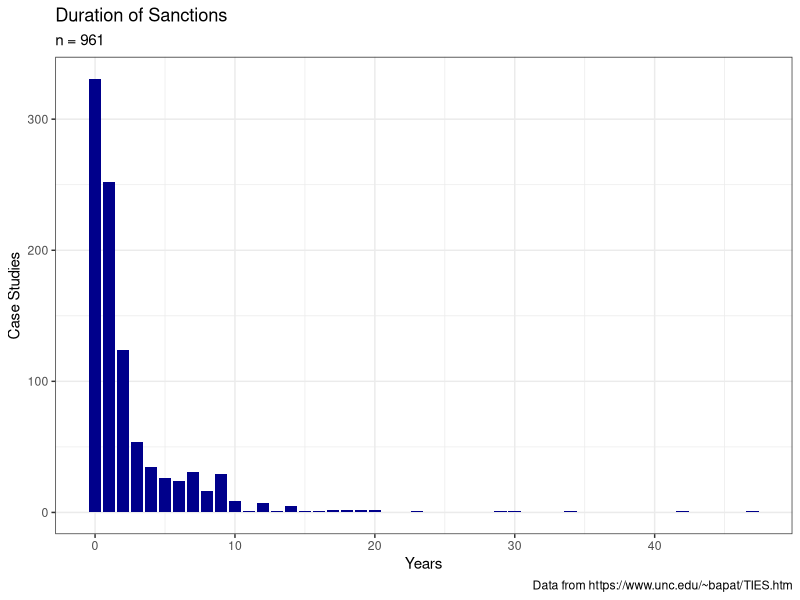
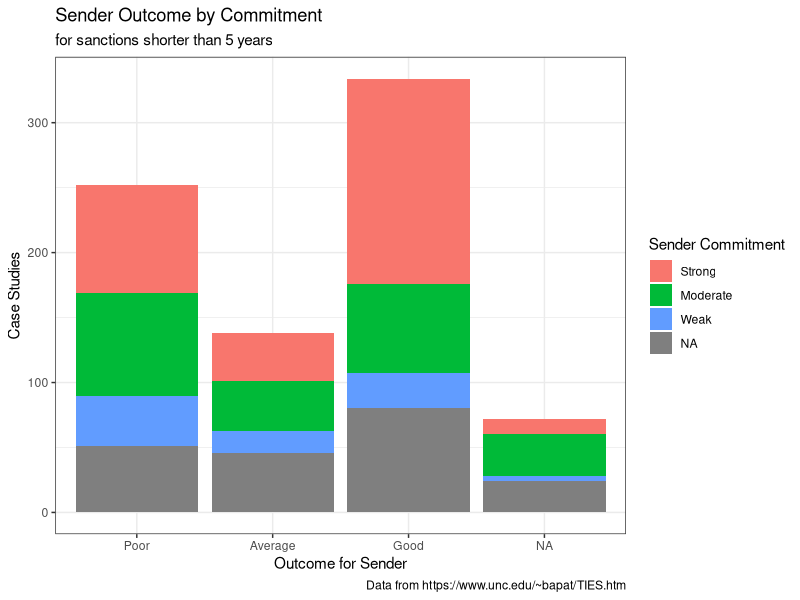
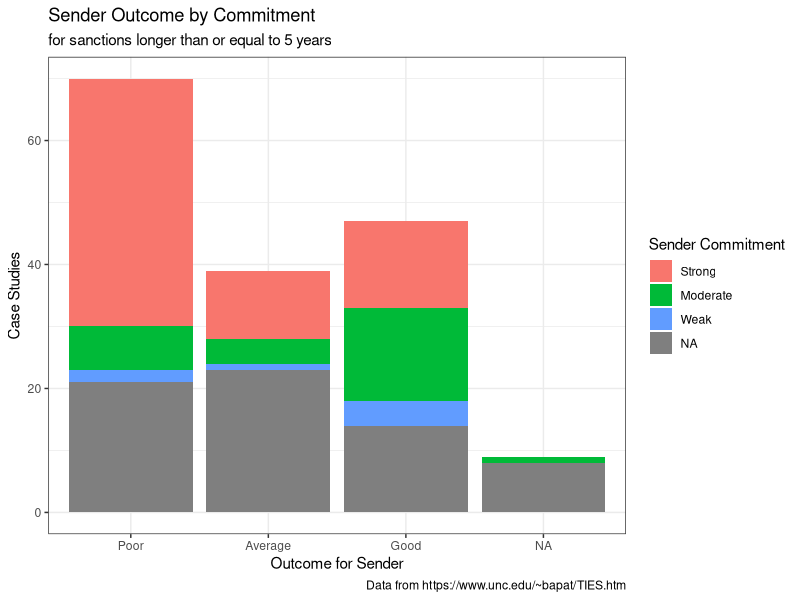

The R source for these figures, in order:
# Import libraries
library(ggplot2)
library(dplyr)

# Load dataframe
df <- read.csv("sanctions.csv")

# Changing blanks to NAs
df[df==""] <- NA

# Creating new variables
df["Outcome for Sender"] <- as.factor(ifelse(df$settlementnaturesender>=7, "Good", 
                                             ifelse(df$settlementnaturesender<=4, "Poor", "Average")))
df["Outcome for Target"] <- as.factor(ifelse(df$settlementnaturetarget>=7, "Good", 
                                             ifelse(df$settlementnaturetarget<=4, "Poor", "Average")))
df["Sender Commitment"] <- as.factor(ifelse(df$scommit==1, "Weak", ifelse(df$scommit==2, "Moderate", "Strong")))
df["Length [in years]"] <- df$endyear - df$startyear
df["Length of Sactions"] <- as.factor(ifelse(df$`Length [in years]`<5, "< 5 years", ">= 5 years"))
# Sorting the factors
df$`Outcome for Sender` <- factor(df$`Outcome for Sender`, levels = c("Poor", "Average", "Good"))
df$`Outcome for Target` <- factor(df$`Outcome for Target`, levels = c("Poor", "Average", "Good"))
df$`Sender Commitment` <- factor(df$`Sender Commitment`, levels = c("Strong", "Moderate", "Weak"))
df$`Length of Sactions` <- factor(df$`Length of Sactions`, levels = c("< 5 years", ">= 5 years"))

# Length of sanctions
# Mean
sanction_mean <- mean(df$`Length [in years]`, na.rm = TRUE)
# Median
sanction_median <- median(df$`Length [in years]`, na.rm = TRUE)
# Standard Deviation
sanction_sd <- sd(df$`Length [in years]`, na.rm = TRUE)

# Print values
sanction_mean
sanction_median
sanction_sd

# Number of studies with length != NA
n <- length(na.omit(df$`Length [in years]`))

# Stat count of sanction lengths
sanction_length <- ggplot(df) +
  theme_bw() +
  stat_count(aes(x=`Length [in years]`), fill = "darkblue") +
  labs(title="Duration of Sanctions", subtitle="n = 961", x="Years", y="Case Studies", 
       caption = "Data from https://www.unc.edu/~bapat/TIES.htm")

# Print stat count
sanction_length

# Filter different lengths of sanctions
short_sanctions <- filter(df, df$`Length of Sactions`=="< 5 years")
long_sanctions <- filter(df, df$`Length of Sactions`==">= 5 years")

# Plot Sender Outcome for short sanctions, color coded with the commitment
outcome_short <- ggplot(short_sanctions) + 
  stat_count(aes(x=`Outcome for Sender`, fill=`Sender Commitment`)) +
  theme_bw() +
  labs(title="Sender Outcome by Commitment", subtitle="for sanctions shorter than 5 years", 
       x="Outcome for Sender", y="Case Studies", caption = "Data from https://www.unc.edu/~bapat/TIES.htm")

# Print it
outcome_short

# Plot Sender Outcome for long sanctions, color coded with the commitment
outcome_long <- ggplot(long_sanctions) + 
  stat_count(aes(x=`Outcome for Sender`, fill=`Sender Commitment`)) +
  theme_bw() +
  labs(title="Sender Outcome by Commitment", subtitle="for sanctions longer than or equal to 5 years", 
       x="Outcome for Sender", y="Case Studies", caption = "Data from https://www.unc.edu/~bapat/TIES.htm")

# Print it
outcome_long

# Print summary of linear model (outcome to length)
summary(lm(df$settlementnaturesender~df$`Length [in years]`))

# Print t-test comparing outcomes for short sanctions and outcomes for long sanctions
t.test(subset(df, df$`Length [in years]`<5)$settlementnaturesender, subset(df, df$`Length [in years]`>=5)$settlementnaturesender)
